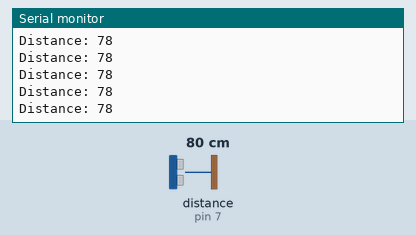
This sketch was run on a simulated Arduino Uno, built with avr-gcc and run on an emulated ATmega328P. On the bench: the last lines printed to the serial monitor. Wiring (inferred from the names in the program): ultrasonic range finder: trigger pin 6; echo pin 7. The test bench sets the inputs (shaded band); at power-on: distance to the obstacle (sensor on pin 7) 80 cm. The echo pulse lasts 58.3 µs per cm.

Above: at 1.2 s.
1.3 s: distance to the obstacle (sensor on pin 7) set to 2 cm
At 1.9 s:
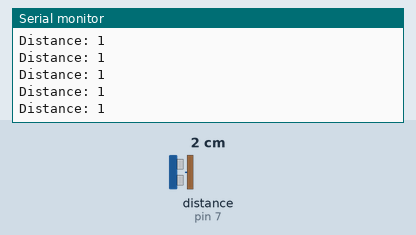
4.3 s: distance to the obstacle (sensor on pin 7) set to 120 cm
At 5.2 s:
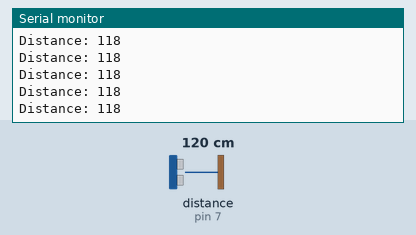
7.3 s: distance to the obstacle (sensor on pin 7) set to 4 cm
At 7.9 s:
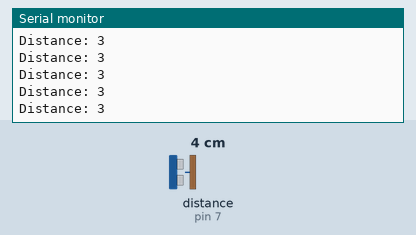
10.3 s: distance to the obstacle (sensor on pin 7) set to 18 cm
At 10.8 s:
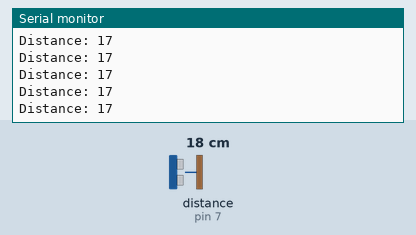
Timing chart, 0 to 13.3 s (numbered marks = the images above; inputs shaded):
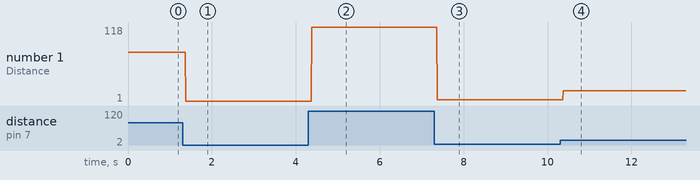

The sketch:

ultra_test.ino
```cpp
const int echoPin = 7;
const int trigPin = 6;

long duration;
int distance;
int d;

void setup() {
  pinMode(trigPin, OUTPUT);
  pinMode(echoPin, INPUT);
  Serial.begin(9600);
}

void loop() {
  d = ultra();
  Serial.print("Distance: ");
  Serial.println(d);
}

int ultra(){
  digitalWrite(trigPin, HIGH);
  delayMicroseconds(10);
  digitalWrite(trigPin, LOW);
  // Reads the echoPin, returns the sound wave travel time in microseconds
  duration = pulseIn(echoPin, HIGH);
  // Calculating the distance
  distance= duration*0.034/2;
  return distance;
}
```

Measured:
- after the input at 1.3 s, the serial monitor: prints a new line after 0.07 s (image 1)
- after the input at 4.3 s, the serial monitor: prints a new line after 0.08 s (image 2)
- after the input at 7.3 s, the serial monitor: prints a new line after 0.07 s (image 3)
- after the input at 10.3 s, the serial monitor: prints a new line after 0.07 s (image 4)
- plotted number 1: 78 → 1 after the input at 1.3 s, 1 → 118 after the input at 4.3 s, 118 → 3 after the input at 7.3 s, 3 → 1 after the input at 10.3 s
